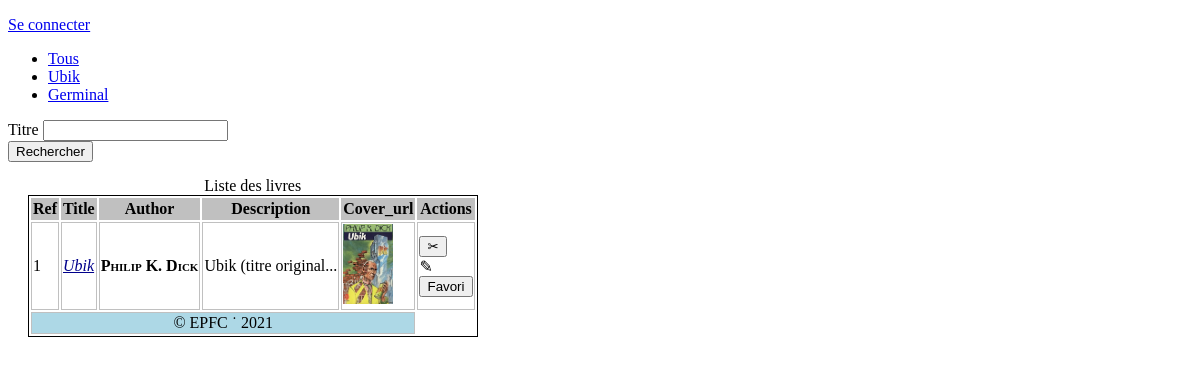
Page /liste_favori.php?title=Ubik on the committed database.
### tables this page shows
CREATE TABLE `books` (
  `ref` int(10) UNSIGNED NOT NULL,
  `title` varchar(60) NOT NULL DEFAULT '',
  `author_id` int(10) UNSIGNED NOT NULL,
  `description` text DEFAULT NULL,
  `cover_url` varchar(255) DEFAULT NULL
);

### liste_favori.php (the view, shortened to what this page needs)
<?php
$books = [];
$title = "";
if(!empty($_GET['title'])) {
	$title = $_GET['title'];
}
$link = mysqli_connect(HOSTNAME,USERNAME,PASSWORD,DATABASE);
mysqli_query($link, "SET NAMES utf8");
if(!empty($title)) {
	$title = mysqli_real_escape_string($link, $title);
	$query = "SELECT ref,title,concat(firstname,' ',lastname) as author,description,cover_url
		FROM books JOIN authors ON author_id=authors.id WHERE title='$title'";
} else {
	$query = "SELECT ref,title,concat(firstname,' ',lastname) as author,description,cover_url
		FROM books JOIN authors ON author_id=authors.id";
}
$result = mysqli_query($link, $query);
if($result) {
	while(($book = mysqli_fetch_assoc($result))) {
		$books[] = $book;
	}
	$fields = mysqli_fetch_fields($result);
}
?>
<!doctype html>
<html lang="fr">
<head>
</head>
<body>
    <p><a href="signin.php">Se connecter</a></p>
    <ul>
        <li><a href="<?= $_SERVER['PHP_SELF']; ?>">Tous</a></li>
        <li><a href="?title=Ubik">Ubik</a></li>
        <li><a href="?title=Germinal">Germinal</a></li>
    </ul>
    <form action="<?= $_SERVER['PHP_SELF'] ?>" method="get">
        <div>
            <label>Titre</label>
            <input type="text" name="title">
        </div>
        <button>Rechercher</button>
    </form>
    <table>
        <caption>Liste des livres</caption>
        <thead>
            <tr>
                <?php foreach($fields as $field) : ?>
                <th><?= ucfirst($field->name); ?></th>
                <?php endforeach; ?>
                <th>Actions</th>
            </tr>
        </thead>
        <tbody>
            <?php foreach($books as $book) : ?>
            <tr>
                <td><?= $book['ref'] ?></td>
                <td><a class="book-title" href="show.php?ref=<?= $book['ref'] ?>"><?= $book['title'] ?></a></td>
                <td class="author"><?= $book['author'] ?></td>
                <td><?= substr($book['description'],0,20)."..." ?></td>
                <td><?php if(!empty($book['cover_url'])) : ?>
                    <img src="<?= IMG_FOLDER."covers/".$book['cover_url'] ?>" alt="<?= $book['title'] ?>" height="80">
                    <?php endif; ?>
                </td>
                <td>
                    <form action="delete.php" method="post">
                        <button class="ico-delete">&#9986;</button>
                    </form>
                    <span class="ico-edit">&#9998;</span>
                    <form action="<?= $_SERVER['PHP_SELF'] ?>" method="post">
                        <button name="btFav">Favori</button>
                    </form>
                </td>
            </tr>
            <?php endforeach; ?>
        </tbody>
        <tfoot>
            <tr>
                <td colspan="5">&copy; EPFC &dot; 2021</td>
            </tr>
        </tfoot>
    </table>
</body>
</html>

### rows in the picture
books: ref "1", title "Ubik", author "Philip K. Dick", description "Ubik (titre original", cover_url+title (picture)

### other values in the picture
$field->name "Ref"
$field->name "Title"
$field->name "Author"
$field->name "Description"
$field->name "Cover_url"
